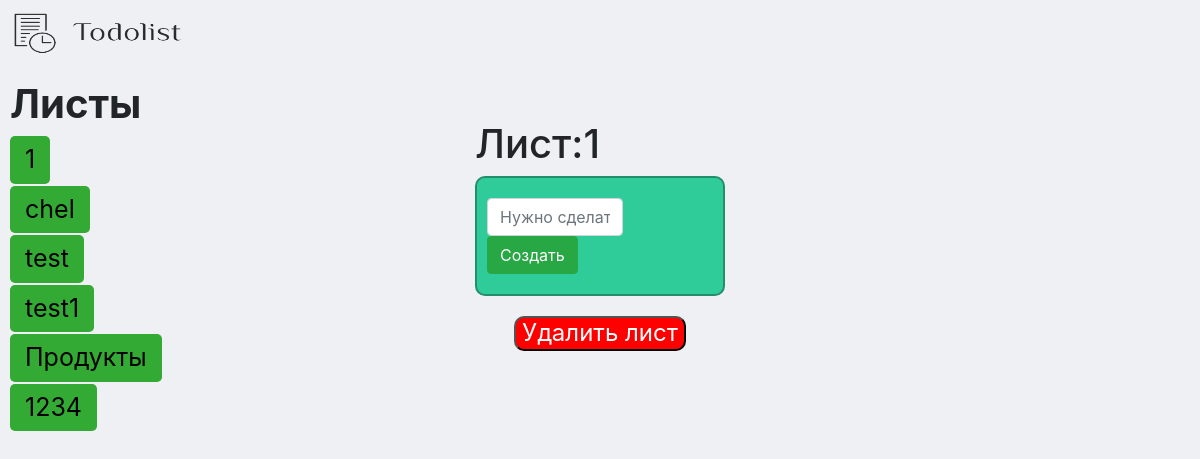
Before: /list.php?list=1 with the older database file.
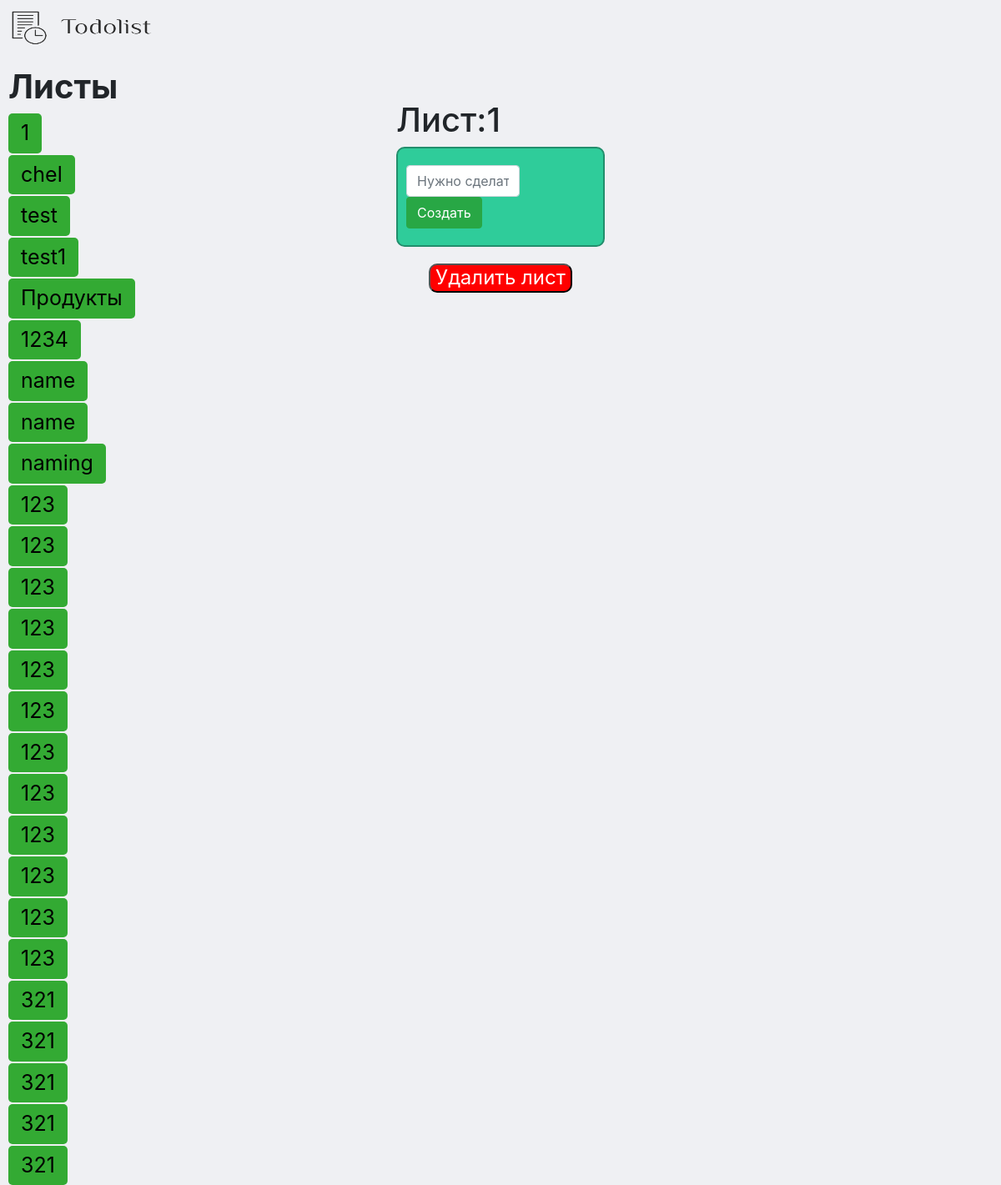
After: the same page with the newer database file.
### tables this page shows
CREATE TABLE `list` (
  `name` varchar(255) DEFAULT NULL,
  `id` int(11) NOT NULL AUTO_INCREMENT,
  PRIMARY KEY (`id`)
);

### list.php (the view, shortened to what this page needs)
<!DOCTYPE html>
<html lang="ru">
<head>
  <link rel="stylesheet" href="css/style.css">
  <link rel="stylesheet" href="https://stackpath.bootstrapcdn.com/bootstrap/4.3.1/css/bootstrap.min.css">
</head>
<body>
    <header><a href ="/index.php"><img src ="logo/logo.png" width="200" height="70" alt ="logo"></a></header>
  <div class="container">
    <?php
      require 'configDB.php';
      echo '<ul>';
      $list = $_GET['list'];
      $listrow = $pdo->query('SELECT * FROM `list` WHERE `id` ='.$list.'');
      $name = $listrow->fetch(PDO::FETCH_OBJ);
      echo '<h1>Лист:'.$name->name.'</h1>
    <form action="/add.php?list='.$list.'" method="post" class="input">
      <input type="text" name="task" id="task" placeholder="Нужно сделать.." class="form-control" autocomplete="off">
      <button type="submit" name="sendTask" class="btn btn-success">Создать</button>
    </form>';
      $listrow = $pdo->query('SELECT * FROM `list`');
      echo '<h4> <a href = "delete_list.php?id='.$list.'"><button id = "delete">Удалить лист</button></h4></a>';
      echo '<div id="lists">';
      echo '<h1><b>Листы</b></h1>';
      while($list = $listrow->fetch(PDO::FETCH_OBJ)) {
          echo '<a href="/list.php?list='.$list->id.'"><button id ="listes">'.$list->name.'</button></a>';
      }
      echo '</div>';
      echo '</ul>';
    ?>
  </div>
</body>
</html>

Changed rows visible on the page:
added list: name "name"
added list: name "name"
added list: name "naming"
added list: name "123"
added list: name "123"
added list: name "123"
added list: name "123"
added list: name "123"
added list: name "123"
added list: name "123"
added list: name "123"
added list: name "123"
added list: name "123"
added list: name "123"
added list: name "123"
added list: name "321"
added list: name "321"
added list: name "321"
added list: name "321"
added list: name "321"
